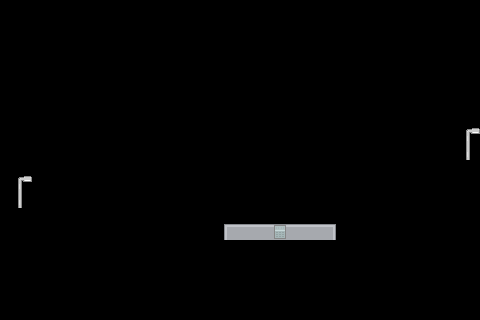

Below is a game level as drawn by its tile map, then a one-line description and the .tmx file that defines it, in full:
An orthogonal 30x20 tile map with 16x16 px tiles, 2 tile layers (IFOPlayer1, IFOPlayer2).

<map version="1.4" tiledversion="1.4.1" orientation="orthogonal" renderorder="right-down" width="30" height="20" tilewidth="16" tileheight="16" infinite="0" nextlayerid="5" nextobjectid="1">
 <tileset firstgid="1" source="../assets/city.tsx" />
 <layer id="3" name="IFOPlayer1" width="30" height="20">
  <data encoding="csv">
0,0,0,0,0,0,0,0,0,0,0,0,0,0,0,0,0,0,0,0,0,0,0,0,0,0,0,0,0,0,
0,0,0,0,0,0,0,0,0,0,0,0,0,0,0,0,0,0,0,0,0,0,0,0,0,0,0,0,0,0,
0,0,0,0,0,0,0,0,0,0,0,0,0,0,0,0,0,0,0,0,0,0,0,0,0,0,0,0,0,0,
0,0,0,0,0,0,0,0,0,0,0,0,0,0,0,0,0,0,0,0,0,0,0,0,0,0,0,0,0,0,
0,0,0,0,0,0,0,0,0,0,0,0,0,0,0,0,0,0,0,0,0,0,0,0,0,0,0,0,0,0,
0,0,0,0,0,0,0,0,0,0,0,0,0,0,0,0,0,0,0,0,0,0,0,0,0,0,0,0,0,0,
0,0,0,0,0,0,0,0,0,0,0,0,0,0,0,0,0,0,0,0,0,0,0,0,0,0,0,0,0,0,
0,0,0,0,0,0,0,0,0,0,0,0,0,0,0,0,0,0,0,0,0,0,0,0,0,0,0,0,0,0,
0,0,0,0,0,0,0,0,0,0,0,0,0,0,0,0,0,0,0,0,0,0,0,0,0,0,0,0,0,595,
0,0,0,0,0,0,0,0,0,0,0,0,0,0,0,0,0,0,0,0,0,0,0,0,0,0,0,0,0,632,
0,0,0,0,0,0,0,0,0,0,0,0,0,0,0,0,0,0,0,0,0,0,0,0,0,0,0,0,0,0,
0,595,0,0,0,0,0,0,0,0,0,0,0,0,0,0,0,0,0,0,0,0,0,0,0,0,0,0,0,0,
0,632,0,0,0,0,0,0,0,0,0,0,0,0,0,0,0,0,0,0,0,0,0,0,0,0,0,0,0,0,
0,0,0,0,0,0,0,0,0,0,0,0,0,0,0,0,0,0,0,0,0,0,0,0,0,0,0,0,0,0,
0,0,0,0,0,0,0,0,0,0,0,0,0,0,17,19,19,19,19,19,18,0,0,0,0,0,0,0,0,0,
0,0,0,0,0,0,0,0,0,0,0,0,0,0,0,0,0,0,0,0,0,0,0,0,0,0,0,0,0,0,
0,0,0,0,0,0,0,0,0,0,0,0,0,0,0,0,0,0,0,0,0,0,0,0,0,0,0,0,0,0,
0,0,0,0,0,0,0,0,0,0,0,0,0,0,0,0,0,0,0,0,0,0,0,0,0,0,0,0,0,0,
0,0,0,0,0,0,0,0,0,0,0,0,0,0,0,0,0,0,0,0,0,0,0,0,0,0,0,0,0,0,
0,0,0,0,0,0,0,0,0,0,0,0,0,0,0,0,0,0,0,0,0,0,0,0,0,0,0,0,0,0
</data>
 </layer>
 <layer id="4" name="IFOPlayer2" width="30" height="20">
  <data encoding="csv">
0,0,0,0,0,0,0,0,0,0,0,0,0,0,0,0,0,0,0,0,0,0,0,0,0,0,0,0,0,0,
0,0,0,0,0,0,0,0,0,0,0,0,0,0,0,0,0,0,0,0,0,0,0,0,0,0,0,0,0,0,
0,0,0,0,0,0,0,0,0,0,0,0,0,0,0,0,0,0,0,0,0,0,0,0,0,0,0,0,0,0,
0,0,0,0,0,0,0,0,0,0,0,0,0,0,0,0,0,0,0,0,0,0,0,0,0,0,0,0,0,0,
0,0,0,0,0,0,0,0,0,0,0,0,0,0,0,0,0,0,0,0,0,0,0,0,0,0,0,0,0,0,
0,0,0,0,0,0,0,0,0,0,0,0,0,0,0,0,0,0,0,0,0,0,0,0,0,0,0,0,0,0,
0,0,0,0,0,0,0,0,0,0,0,0,0,0,0,0,0,0,0,0,0,0,0,0,0,0,0,0,0,0,
0,0,0,0,0,0,0,0,0,0,0,0,0,0,0,0,0,0,0,0,0,0,0,0,0,0,0,0,0,0,
0,0,0,0,0,0,0,0,0,0,0,0,0,0,0,0,0,0,0,0,0,0,0,0,0,0,0,0,0,0,
0,0,0,0,0,0,0,0,0,0,0,0,0,0,0,0,0,0,0,0,0,0,0,0,0,0,0,0,0,0,
0,0,0,0,0,0,0,0,0,0,0,0,0,0,0,0,0,0,0,0,0,0,0,0,0,0,0,0,0,0,
0,0,0,0,0,0,0,0,0,0,0,0,0,0,0,0,0,0,0,0,0,0,0,0,0,0,0,0,0,0,
0,0,0,0,0,0,0,0,0,0,0,0,0,0,0,0,0,0,0,0,0,0,0,0,0,0,0,0,0,0,
0,0,0,0,0,0,0,0,0,0,0,0,0,0,0,0,0,0,0,0,0,0,0,0,0,0,0,0,0,0,
0,0,0,0,0,0,0,0,0,0,0,0,0,0,0,0,0,617,0,0,0,0,0,0,0,0,0,0,0,0,
0,0,0,0,0,0,0,0,0,0,0,0,0,0,0,0,0,0,0,0,0,0,0,0,0,0,0,0,0,0,
0,0,0,0,0,0,0,0,0,0,0,0,0,0,0,0,0,0,0,0,0,0,0,0,0,0,0,0,0,0,
0,0,0,0,0,0,0,0,0,0,0,0,0,0,0,0,0,0,0,0,0,0,0,0,0,0,0,0,0,0,
0,0,0,0,0,0,0,0,0,0,0,0,0,0,0,0,0,0,0,0,0,0,0,0,0,0,0,0,0,0,
0,0,0,0,0,0,0,0,0,0,0,0,0,0,0,0,0,0,0,0,0,0,0,0,0,0,0,0,0,0
</data>
 </layer>
</map>
